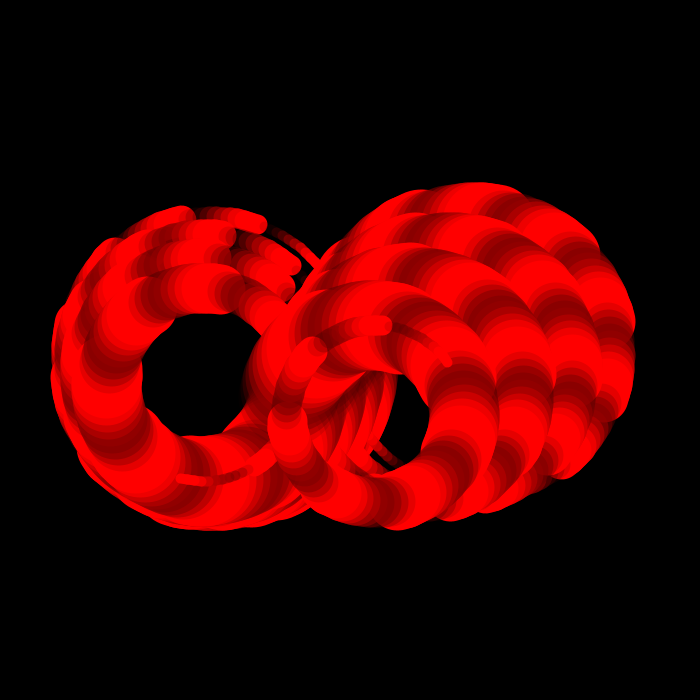
Frame 1 (no input)
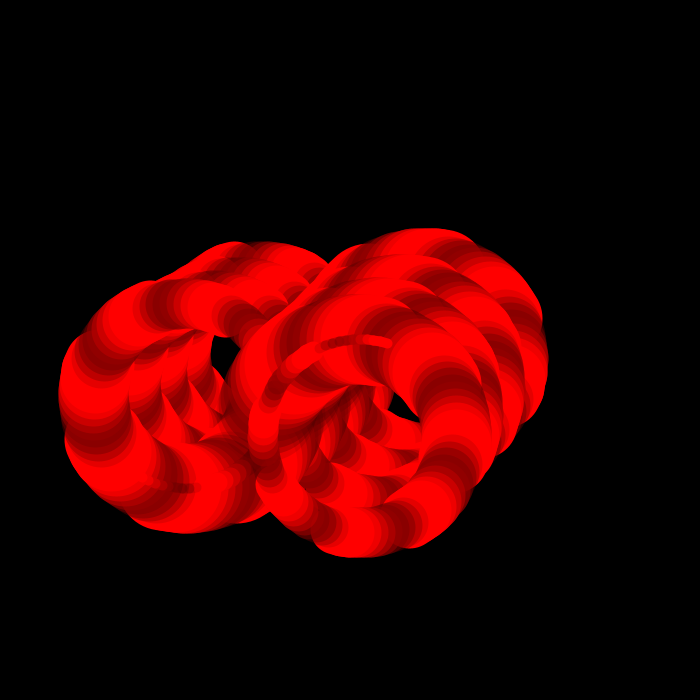
Frame 60 (the mouse pressed at the canvas centre just before this capture)
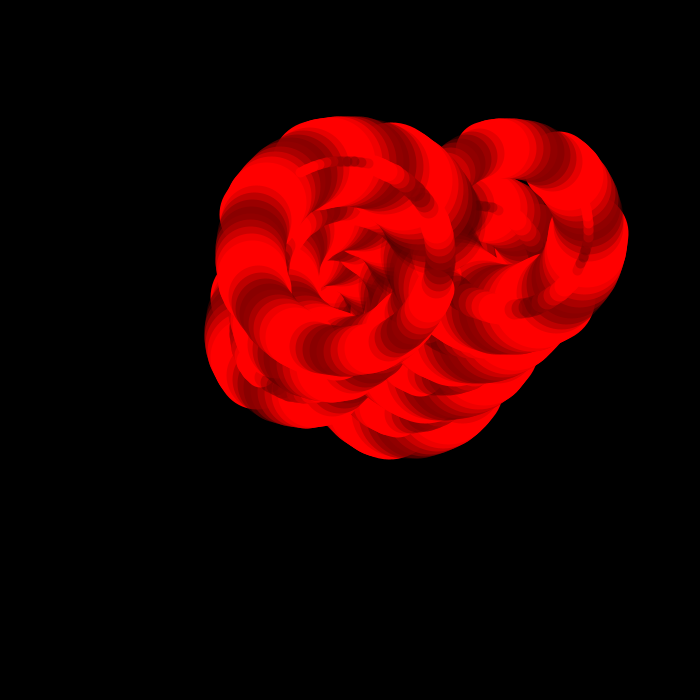
Frame 120 (the mouse held since frame 60 and released just before this capture)

The Processing sketch that drew these frames (run headless with seeded random() and noise(); from frame 60 on, the mouse is pressed at the canvas centre):

// Processing sketch: processing_14226
// ── processing_14226.pde

float inc = 0.0;

void setup(){
  size(700,700);
  noStroke();
  smooth();
  frameRate(12);
}

void draw(){
background(0);
tenacle(width/2,height/2,-7,.01);
tenacle(width/2,height/2,7,.01);
tenacle(width/2,height/2,-7,.02);
tenacle(width/2,height/2,7,.02);
tenacle(width/2,height/2,-7,.04);
tenacle(width/2,height/2,7,.04);
tenacle(width/2,height/2,-7,.08);
tenacle(width/2,height/2,7,.08);
}

void tenacle(int x, int y, int seg, float incr){
  inc+=incr;
  float angle = sin(inc*1.2)/10.0+cos(inc*1.7)/20.0;
  pushMatrix();
  translate(x,y);
  for(int i = 100;i>0;i-=10){
    for(int j=0;j<=300;j+=30){
    stroke(j,0,0,j);
    strokeWeight(i);
    line(0,0,0,-seg);
    translate(0,-seg);
    rotate(angle);
    }
  }
  popMatrix();
  rotate(.4*angle);
  
}
